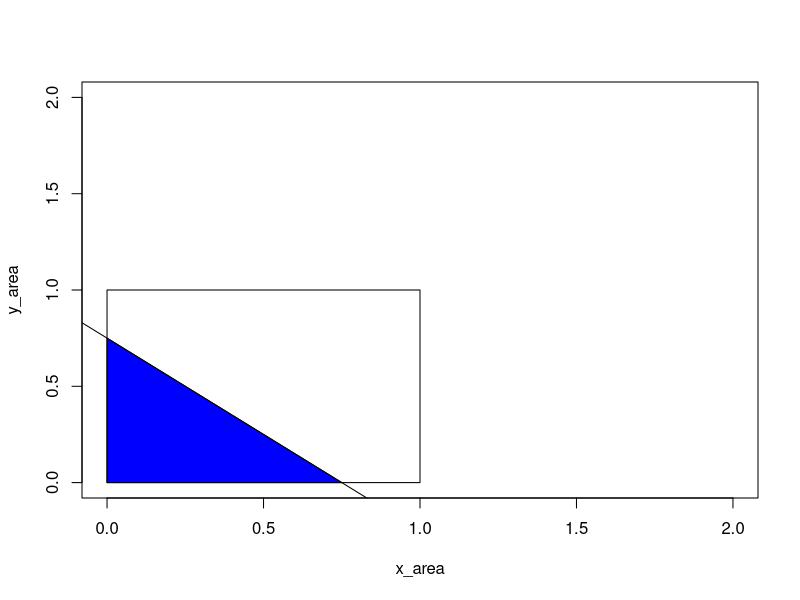
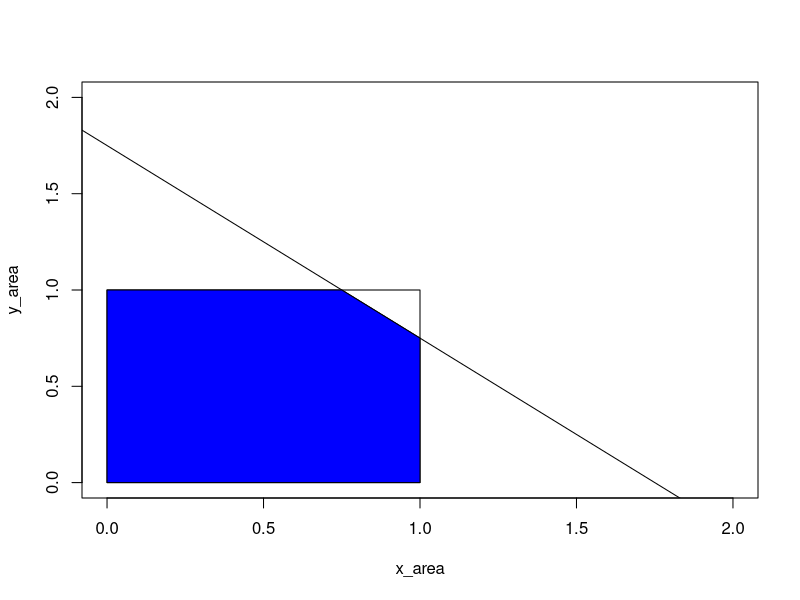

Write R code to recreate these figures, in order.
## ---- chunk 1
x_area = c(0:2)
y_area = c(0:2)

plot(x_area, y_area, type = "n")

xx = c(0, 1, 1, 0)
yy = c(0, 0, 1, 1)
polygon(xx, yy, density = 0, border = "black")

abline(.75, -1)
xz = c (0, .75, 0)
yz = c(0, 0, .75)
polygon(xz, yz, col = "blue", border = "black")

plot(x_area, y_area, type = "n")

xx = c(0, 1, 1, 0)
yy = c(0, 0, 1, 1)
polygon(xx, yy, density = 0, border = "black")

abline(1.75, -1)
xz = c (0, 1, 1, .75, 0, 0)
yz = c(0, 0, .75, 1, 1, 0)
polygon(xz, yz, col = "blue", border = "black")
## ---- chunk 2
pr.house.wins.in.one <- 4/36
pr.player.wins.in.one <- 8/36
pr.seven <- 6/36
pr.x.events <- c(3/36, 4/36, 5/36/ 5/36, 4/36, 3/36)
pr.x.plus.seven.events <- pr.x.events + pr.seven
exp.y.player.wins <- pr.player.wins.in.one + 
    sum((pr.x.events)^2 * (1 - pr.x.plus.seven.events^2)/((1- pr.x.plus.seven.events)*pr.x.plus.seven.events^2))

exp.y.house.wins <- pr.house.wins.in.one + 
    pr.seven*sum(pr.x.events)*(1 - (pr.seven + sum(pr.x.events))^2)/
    ((1 - (pr.seven + sum(pr.x.events)))*(pr.seven + sum(pr.x.events))^2)

print(sprintf("E(Y_Player_Wins) = %f", exp.y.player.wins))
print(sprintf("E(Y_House_Wins) = %f", exp.y.house.wins))
